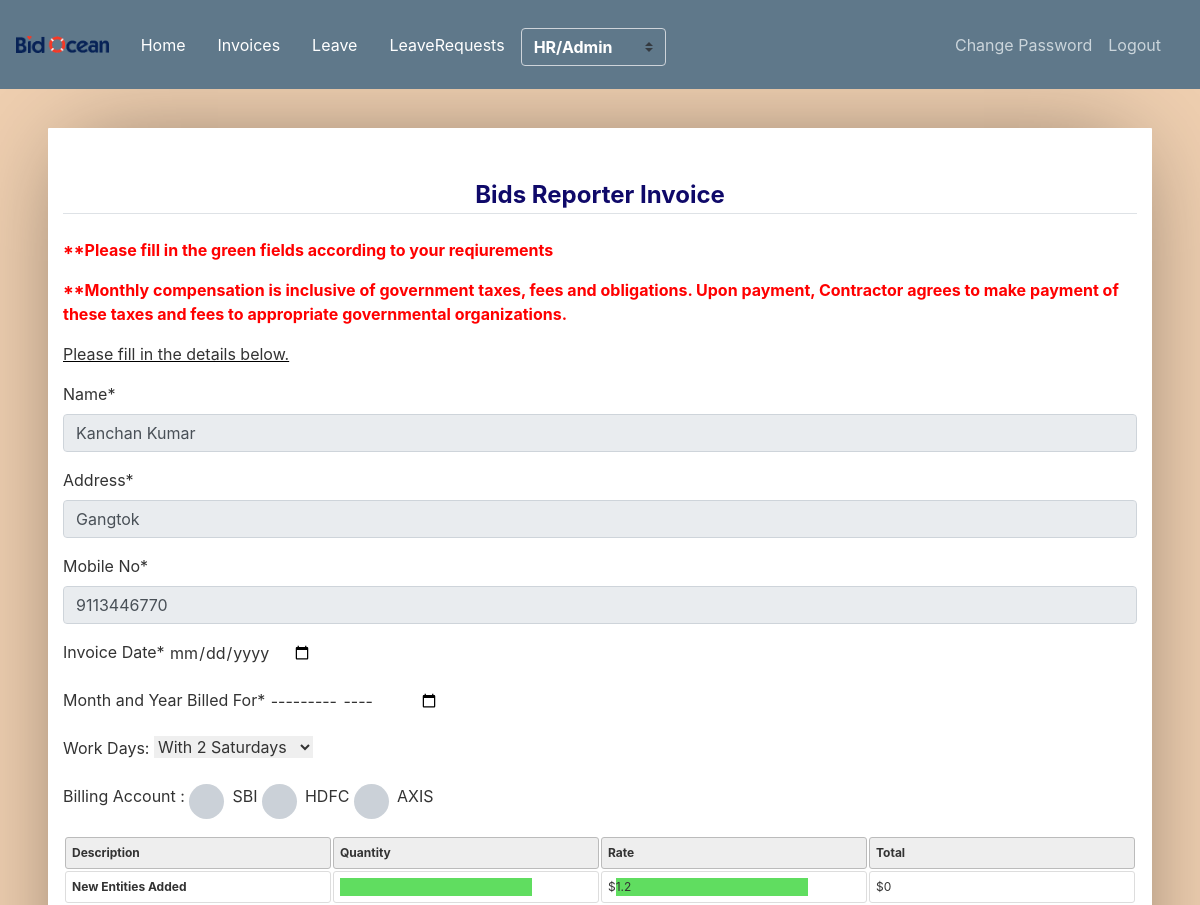
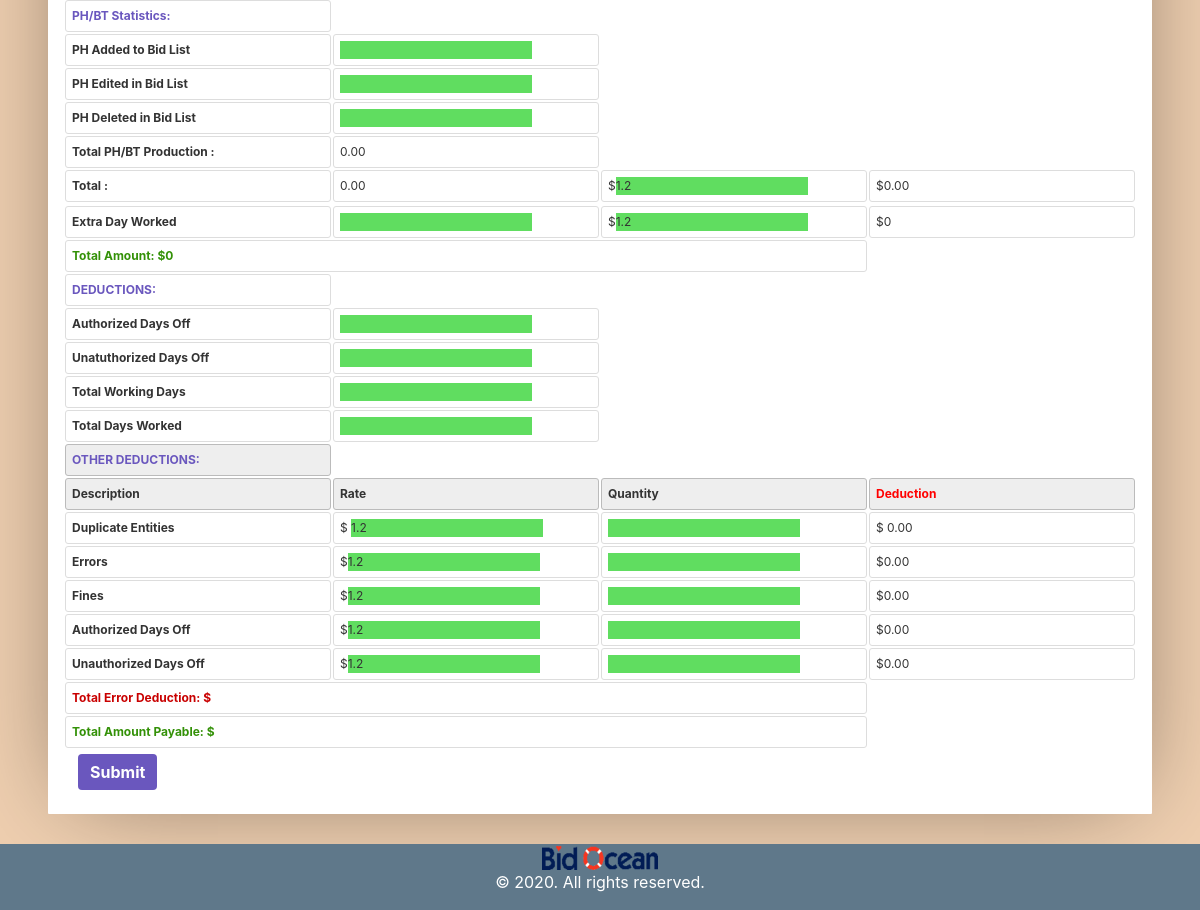
Page /br/ (signed in) on the committed database (2 pictures, top to bottom).
### user_invoice/models.py (models this page shows, shortened)
class Employee(models.Model):
	id         = models.AutoField(primary_key=True)
	name       = models.CharField(max_length=300)
	role       = models.ForeignKey(Role,on_delete=models.CASCADE)
	salary     = models.CharField(max_length=300, null=True, blank=True)
	address    = models.CharField(max_length=300)
	emp_id     = models.CharField(max_length=300, null=True, blank=True)
	phone_no   = models.CharField(max_length=300)
	auth_tbl   = models.OneToOneField(Userdetail, on_delete=models.CASCADE)
	added_at   = models.DateTimeField(auto_now_add=True)
	is_manager = models.SmallIntegerField(default=0)
	report_to  = models.ForeignKey('self', on_delete=models.SET_NULL, null=True, blank=True, related_name='empreport_to')

class Rate(models.Model):
	id                  = models.AutoField(primary_key=True)
	base_ir             = models.CharField(max_length=300, null=True, blank=True)
	base_br             = models.CharField(max_length=200, null=True, blank=True)
	total_pay           = models.CharField(max_length=200, null=True, blank=True)
	difficultnp         = models.CharField(max_length=300, null=True, blank=True)
	extra_hours         = models.CharField(max_length=300, null=True, blank=True)
	file_attach         = models.CharField(max_length=300, null=True, blank=True)
	add_auth_days       = models.CharField(max_length=300, null=True, blank=True)
	new_entities_added  = models.CharField(max_length=300, null=True, blank=True)
	extra_days          = models.CharField(max_length=300, null=True, blank=True)
	duplicate_entities  = models.CharField(max_length=300, null=True, blank=True)
	errors              = models.CharField(max_length=300, null=True, blank=True)
	fines               = models.CharField(max_length=300, null=True, blank=True)
	duplicate_solic     = models.CharField(max_length=300)
	entity_cont_wrong   = models.CharField(max_length=300)
	false_referal       = models.CharField(max_length=300)
	fraudsolic_update   = models.CharField(max_length=300)
	source_ret_wo_res   = models.CharField(max_length=300)
	missed_bond         = models.CharField(max_length=300)
	missed_categories   = models.CharField(max_length=300)
	missed_solic_src    = models.CharField(max_length=300)
	missed_file         = models.CharField(max_length=300)
	missed_link         = models.CharField(max_length=300)
	missed_term         = models.CharField(max_length=300)
	not_posted_lead     = models.CharField(max_length=300)
	other_error         = models.CharField(max_length=300)
	other_serious_err   = models.CharField(max_length=300)
	refreshing_wds      = models.CharField(max_length=300)
	wage_not_selected   = models.CharField(max_length=300)
	skipped_solic       = models.CharField(max_length=300)
	source_ret_wo_note  = models.CharField(max_length=300)
	unjustified_absence = models.CharField(max_length=300)
	wrong_pre_bid       = models.CharField(max_length=300)
	wrong_categories    = models.CharField(max_length=300)
	wrong_geo_location  = models.CharField(max_length=300)
	incorrect_scope     = models.CharField(max_length=300)
	wrong_text_format   = models.CharField(max_length=300)
	auth_day_off        = models.CharField(max_length=300)
	unauth_day_off      = models.CharField(max_length=300)
	added_by            = models.ForeignKey(Employee, on_delete=models.SET_NULL, null=True, blank=True)
	added_date          = models.DateTimeField(auto_now_add=True)
	is_approved         = models.SmallIntegerField(default=0)

### account_management/models.py (models this page shows, shortened)
class AccountDetails(models.Model):
    id         = models.AutoField(primary_key=True)
    acc_no     = models.CharField(max_length=200)
    bank       = models.CharField(max_length=200)
    other_bank = models.CharField(max_length=300, null=True, blank=True)
    ifsc_other = models.CharField(max_length=300, null=True, blank=True)
    employee   = models.ForeignKey(Employee,on_delete=models.CASCADE, related_name='employee_accounts')
    created_at = models.DateTimeField(auto_now_add=True)
    status     = models.SmallIntegerField(default=1)

### user_invoice/views.py (the view, shortened to what this page needs)
# urls.py: path('br/',views.BrAddView.as_view(),name='br'),
class BrAddView(BRPanelMixin,TemplateView):
    template_name='user_invoice/br.html'
    def get(self, request):
        try:
            user          = self.request.user
            employee      = Employee.objects.get(auth_tbl=user)
            ch_invoice    = check_invoice(employee)
            if ch_invoice is None:
                rolename      = employee.role.name.lower()
                rates         = Rate.objects.get(is_approved=1)
                context = {
                    'employee'  : employee,
                    'submit'    : 'Add BR Invoice',
                    'title'     : 'Add br',
                    'role'      : rolename,
                    'rates'     : rates,
                }
                return render(request, self.template_name, context)
            else:
                return HttpResponseRedirect('/br/'+str(ch_invoice))
        except:
            return HttpResponseRedirect('/error/')

### user_invoice/templates/user_invoice/br.html (shortened to what this page needs)
{% extends "user_invoice/base.html" %}
{% load crispy_forms_tags %}
{% block content %}
<form method='POST'>
	<article>
		<legend class="border-bottom mb-4" style="color: rgb(15, 9, 105);text-align: center;"><b> Bids Reporter Invoice </b></legend>
		<aside>
			<div >
				<p style="color: red;" ><strong>**Please fill in the green fields according to your reqiurements </strong></p>
				<p style="color: red;"><strong>**Monthly compensation is inclusive of government taxes, fees and obligations. Upon payment, Contractor agrees to make payment of these taxes and fees to appropriate governmental organizations.</strong> </p>
			</div>
		</aside>
			  <div class="form-group">
				<p><u class="spelling">Please fill in the details below.</u> </p>
			<label for="formGropuNameInput">Name*</label>
			<input name="name" class="form-control" id="formGroupNameInput" value="{{employee.name}}" placeholder="Enter your name" required readonly="">
			</div>
			<div class="form-group">
			<label for="formGropuNameInput">Address*</label>
			<input name="address" class="form-control" id="formGroupNameInput" value="{{employee.address}}" placeholder="Enter your address" required readonly="">
			</div>
			<div class="form-group">
			<label for="mobile_no">Mobile No*</label>
			<input type="text" class="form-control" id="mobile_no" value="{{employee.phone_no}}" name="mobile_no" maxlength="10" pattern="[6-9]{1}[0-9]{9}" placeholder="Enter Mobile No" readonly="">
			</div>
			<div class="form-group">
			<label for="formGroupExampleInput2">Invoice Date*</label>
			<input type="date" id="invoice_date" value="{{invoice.invoice_date|date:'Y-m-d'}}" name="invoice_date">
			</div>
		<div class="form-group">
		<label for="formGroupExampleInput2">Month and Year Billed For*</label>
		<input type="month" id="monthdate" value="{{invoice.monthdate|date:'Y-m'}}" name="monthdate">
		</div>
			<div class="form-group">
			  <label for="formGroupDistrict">Work Days:</label>
			  <select name="emp_type" id="formGroupDistrict"  required>
				<option {% if invoice.emp_type == 'with 2 saturdays' %}selected{% endif %} value="with 2 saturdays" >With 2 Saturdays</option>
			  </select>
			</div>
			<div class="form-group">
			<label for="formGroupExampleInput2">Billing Account : </label>
			{% for account in employee.employee_accounts.all %}
			<input type="radio" name="bank_account" class="option-input radio" {% if invoice.bank_account.pk == account.id %}checked="checked"{% endif %} value={{account.id}}>{% if account.bank == 'others' %}{{account.other_bank|upper}}{% else %}{{account.bank|upper}}{% endif %}
			{% endfor %}
		</div>
		  <table class='in'>
			<thead>
				<tr>
					<th><span style="font-weight:bold">Description</span></th>
					<th><span style="font-weight:bold">Quantity</span></th>
					<th><span style="font-weight:bold">Rate</span></th>
					<th><span style="font-weight:bold">Total</span></th>
				</tr>
			</thead>
			<tr>
				<td></a><span style="font-weight:bold">New Entities Added</span></td>
					<td><input id="z1" type="text" value="{{invoice.new_entities_added}}" name="new_entities_added" oninput="calci()" style="background-color: rgb(96, 221, 96);" /></td>
					<td><span data-prefix>$</span><input value="{{rates.new_entities_added}}" id="z2" type="text" oninput="calci()" style="background-color: rgb(96, 221, 96);" /></td>
					<td><span data-prefix>$</span><input value="0" id="authres" /></td>
			</tr>
			<tr>
                <td  align="right">
                   <span id="wds" style="color:#6a57be; font-weight:bold">PH/BT Statistics:</span>
                </td>
			</tr>
            <tr>
				<td></a><span style="font-weight:bold">PH Added to Bid List</span></td>
				<td><input class="txt" type="text" value="{{invoice.ph_added_to_bid_list}}" name="ph_added_to_bid_list" style="background-color: rgb(96, 221, 96);"/></td>
			</tr>
			<tr>
				<td></a><span style="font-weight:bold">PH Edited in Bid List</span></td>
				<td><input class="txt" type="text" value="{{invoice.ph_edited_in_bid_list}}" name="ph_edited_in_bid_list" style="background-color: rgb(96, 221, 96);"/></td>
			</tr>
			<tr>
				<td></a><span style="font-weight:bold">PH Deleted in Bid List</span></td>
				<td><input class="txt" type="text" style="background-color: rgb(96, 221, 96);" value="{{invoice.ph_deleted_in_bid_list}}" name="ph_deleted_in_bid_list"/></td>
			</tr>
			<tr id="summation">
				<td align="right" style="font-weight:bold">Total PH/BT Production :</td>
				<td align="center"><span id="sum">0</span></td>
			</tr>
			<tr>
				<td align="right" style="font-weight:bold">Total :</td>
				<td><span id="box1" value="0" onClick="calculate()"></span></td>
				<td><span data-prefix>$</span><input  id="box2" name = "quantity" type="text" value = "{{rates.base_br}}" style="background-color: rgb(96, 221, 96);" onClick="calculate()"  /></td>
				<td><span data-prefix>$</span><input value="0" id="result" onClick="calculate()"/></td>
			  </tr>
			  <tr>
				<tr>
					<td></a><span style="font-weight:bold">Extra Day Worked</span></td>
						<td><input id="g1" style="background-color: rgb(96, 221, 96);" type="text" name='extra_days_worked' value="{{invoice.extra_days_worked}}" oninput="godcal()" /></td>
						<td><span data-prefix>$</span><input value="{{rates.extra_days}}" style="background-color: rgb(96, 221, 96);" id="g2" type="text" oninput="godcal()" /></td>
						<td><span data-prefix>$</span><input value="0" id="godres" /></td>
				</tr>
				<tr>
					<td colspan="3" style="color:#339107; font-weight:bold" align="right">
						Total Amount: <span data-prefix>$</span><input id = "amtotal" name = "money" onclick="sum()"/>
					</td>
				</tr>
				<tr>
					<td></a><span style="color:#6a57be; font-weight:bold">DEDUCTIONS:</span></td>
				</tr>
				<tr>
					<td></a><span style="font-weight:bold">Authorized Days Off</span></td>
					<td>
						<input value="{{invoice.authorised_day_off}}" id="auth_leave" style="background-color: rgb(96, 221, 96);" class ="txtMult" name="authorised_day_off"/>
					</td>
				</tr>
				<tr>
					<td></a><span style="font-weight:bold">Unatuthorized Days Off</span></td>
					<td>
						<input value="{{invoice.unauthorised_day_off}}" style="background-color: rgb(96, 221, 96);" class ="txtMult" name="unauthorised_day_off"/>
					</td>
				</tr>
				<tr>
					<td></a><span style="font-weight:bold">Total Working Days</span></td>
					<td>
						<input value="{{invoice.total_working_days}}" style="background-color: rgb(96, 221, 96);" class ="txtMult" name="total_working_days"/>
					</td>
				</tr>
				<tr>
					<td></a><span style="font-weight:bold">Total Days Worked</span></td>
					<td>
						<input value="{{invoice.total_days_worked}}" style="background-color: rgb(96, 221, 96);"  class ="txtMult" name="total_days_worked"/>
					</td>
				</tr>
				<thead>
					<tr>
						<th><span style="color:#6a57be;font-weight:bold">OTHER DEDUCTIONS:</span></th>
					</tr>
				</thead>
				<thead>
					<tr>
						<th><span style="font-weight:bold">Description</span></th>
						<th><span style="font-weight:bold">Rate</span></th>
						<th><span style="font-weight:bold">Quantity</span></th>
						<th><span style="font-weight:bold;color: red;" >Deduction</span></th>
					</tr>
				</thead>
				<tr>
					<td></a><span style="font-weight:bold">Duplicate Entities </span></td>
					<td>
						<span data-prefix>$</span>	<input value="{{rates.duplicate_entities}}" style="background-color: rgb(96, 221, 96);"  class ="txtMult" name="txtEmmail" />
					</td>
					<td>
						<input value="{{invoice.duplicate_entities}}" style="background-color: rgb(96, 221, 96);" class ="txtMult" name="duplicate_entities"/>
					</td>
					<td>
						<span data-prefix>$</span>	<span class="multTotal">0.00</span>
					</td>
				</tr>
				<tr>
					<td></a><span style="font-weight:bold">Errors
					</span></td>
					<td>
						<span data-prefix>$</span><input value="{{rates.errors}}"  class ="txtMult" name="txtEmmail" style="background-color: rgb(96, 221, 96);" />
					</td>
					<td>
						<input value="{{invoice.errors}}" style="background-color: rgb(96, 221, 96);" class ="txtMult" name="errors"/>
					</td>
					<td>
						<span data-prefix>$</span><span class="multTotal">0.00</span>
					</td>
				</tr>
				<tr>
					<td></a><span style="font-weight:bold">Fines
					</span></td>
					<td>
						<span data-prefix>$</span><input value="{{rates.fines}}"  class ="txtMult" name="txtEmmail" style="background-color: rgb(96, 221, 96);" />
					</td>
					<td>
						<input value="{{invoice.fines}}"  style="background-color: rgb(96, 221, 96);" class ="txtMult" name="fines"/>
					</td>
					<td>
						<span data-prefix>$</span><span class="multTotal">0.00</span>
					</td>
				</tr>
				<tr>
					<td></a><span style="font-weight:bold">Authorized Days Off
					</span></td>
					<td>
						<span data-prefix>$</span><input value="{{rates.auth_day_off}}"  class ="txtMult" name="txtEmmail" style="background-color: rgb(96, 221, 96);" />
					</td>
					<td>
						<input value="{{invoice.authorised_day_off}}" id="auth_leave_below" style="background-color: rgb(96, 221, 96);" class ="txtMult" name="txtEmmail"/>
					</td>
					<td>
						<span data-prefix>$</span><span class="multTotal">0.00</span>
					</td>
				</tr>
                <tr>
					<td></a><span style="font-weight:bold">Unauthorized Days Off
					</span></td>
					<td>
						<span data-prefix>$</span><input value="{{rates.unauth_day_off}}"  class ="txtMult" name="txtEmmail" style="background-color: rgb(96, 221, 96);" />
					</td>
					<td>
						<input value="{{invoice.unauthorised_day_off}}" style="background-color: rgb(96, 221, 96);" class ="txtMult" name="txtEmmail"/>
					</td>
					<td>
						<span data-prefix>$</span><span class="multTotal">0.00</span>
					</td>
				</tr>
				<tr>
					<td colspan="3" style="color:#c90000; font-weight:bold" align="right">
						Total Error Deduction: <span data-prefix>$</span>
					</td>
				</tr>
				<tr>
					<td colspan="3" style="color:#339107; font-weight:bold" align="right">
						 Total Amount Payable: <span data-prefix>$</span><input id = "finaltotal" name="total_payable" value="{{invoice.total_payable}}" onclick="minus()"/>
					</td>
				</tr>
        </table>
		<div class="col-auto my-1">
			<button type="submit" class="btn btn-primary shadow-none" style="background-color: #6a57be;border: none;margin-bottom: 20px;"><b> Submit</b></button>
		  </div>
	</article>
</form>
{% endblock content %}

### rows in the picture
Employee: name "Kanchan Kumar", address "Gangtok", mobile_no "9113446770"
AccountDetails: other_bank "SBI"
AccountDetails: bank "HDFC"
AccountDetails: bank "AXIS"
Rate: new_entities_added "1.2", quantity "1.2", extra_days "1.2", txtEmmail "1.2"
